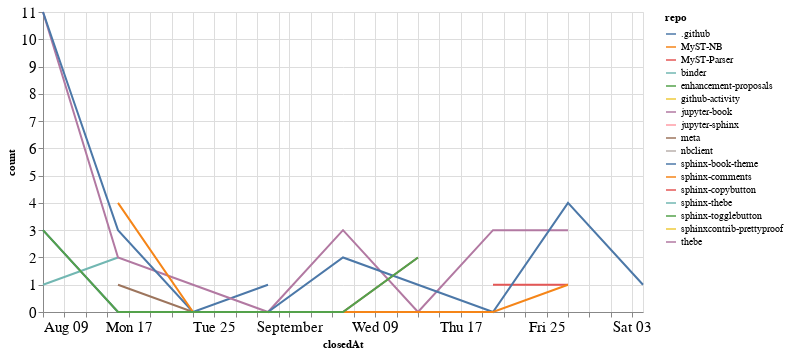

Notebook source saved alongside this figure:
### Code cell
closed_by_time = closed_by.groupby('repo').resample('W', on='closedAt').count()['author'].reset_index()
closed_by_time = closed_by_time.rename(columns={'author': 'count'})

alt.Chart(closed_by_time, width=600).mark_line().encode(
    x='closedAt',
    y='count',
    color='repo',
    tooltip="repo"
)

### Figure 1 — Vega-Lite specification as saved in the notebook (floating-point values rounded to 4 significant figures)
{"config": {"axisLeft": {"labelFontSize": 15}, "axisBottom": {"labelFontSize": 15}}, "data": {"name": "data-166b0deab4acdabd579252d3638d1576"}, "mark": "line", "encoding": {"color": {"type": "nominal", "field": "repo"}, "tooltip": {"type": "nominal", "field": "repo"}, "x": {"type": "temporal", "field": "closedAt"}, "y": {"type": "quantitative", "field": "count"}}, "width": 600, "$schema": "https://vega.github.io/schema/vega-lite/v4.8.1.json", "datasets": {"data-166b0deab4acdabd579252d3638d1576": [{"repo": ".github", "closedAt": "2020-08-09T00:00:00", "count": 3}, {"repo": ".github", "closedAt": "2020-08-16T00:00:00", "count": 0}, {"repo": ".github", "closedAt": "2020-08-23T00:00:00", "count": 0}, {"repo": ".github", "closedAt": "2020-08-30T00:00:00", "count": 1}, {"repo": "MyST-NB", "closedAt": "2020-09-06T00:00:00", "count": 1}, {"repo": "MyST-Parser", "closedAt": "2020-09-20T00:00:00", "count": 1}, {"repo": "MyST-Parser", "closedAt": "2020-09-27T00:00:00", "count": 1}, {"repo": "binder", "closedAt": "2020-08-09T00:00:00", "count": 1}, {"repo": "binder", "closedAt": "2020-08-16T00:00:00", "count": 2}, {"repo": "enhancement-proposals", "closedAt": "2020-08-30T00:00:00", "count": 1}, {"repo": "github-activity", "closedAt": "2020-08-09T00:00:00", "count": 2}, {"repo": "jupyter-book", "closedAt": "2020-08-09T00:00:00", "count": 11}, {"repo": "jupyter-book", "closedAt": "2020-08-16T00:00:00", "count": 2}, {"repo": "jupyter-book", "closedAt": "2020-08-23T00:00:00", "count": 1}, {"repo": "jupyter-book", "closedAt": "2020-08-30T00:00:00", "count": 0}, {"repo": "jupyter-book", "closedAt": "2020-09-06T00:00:00", "count": 3}, {"repo": "jupyter-book", "closedAt": "2020-09-13T00:00:00", "count": 0}, {"repo": "jupyter-book", "closedAt": "2020-09-20T00:00:00", "count": 3}, {"repo": "jupyter-book", "closedAt": "2020-09-27T00:00:00", "count": 3}, {"repo": "jupyter-sphinx", "closedAt": "2020-09-27T00:00:00", "count": 1}, {"repo": "meta", "closedAt": "2020-08-16T00:00:00", "count": 1}, {"repo": "meta", "closedAt": "2020-08-23T00:00:00", "count": 0}, {"repo": "meta", "closedAt": "2020-08-30T00:00:00", "count": 0}, {"repo": "meta", "closedAt": "2020-09-06T00:00:00", "count": 0}, {"repo": "meta", "closedAt": "2020-09-13T00:00:00", "count": 2}, {"repo": "nbclient", "closedAt": "2020-09-13T00:00:00", "count": 1}, {"repo": "sphinx-book-theme", "closedAt": "2020-08-09T00:00:00", "count": 11}, {"repo": "sphinx-book-theme", "closedAt": "2020-08-16T00:00:00", "count": 3}, {"repo": "sphinx-book-theme", "closedAt": "2020-08-23T00:00:00", "count": 0}, {"repo": "sphinx-book-theme", "closedAt": "2020-08-30T00:00:00", "count": 0}, {"repo": "sphinx-book-theme", "closedAt": "2020-09-06T00:00:00", "count": 2}, {"repo": "sphinx-book-theme", "closedAt": "2020-09-13T00:00:00", "count": 1}, {"repo": "sphinx-book-theme", "closedAt": "2020-09-20T00:00:00", "count": 0}, {"repo": "sphinx-book-theme", "closedAt": "2020-09-27T00:00:00", "count": 4}, {"repo": "sphinx-book-theme", "closedAt": "2020-10-04T00:00:00", "count": 1}, {"repo": "sphinx-comments", "closedAt": "2020-08-16T00:00:00", "count": 4}, {"repo": "sphinx-comments", "closedAt": "2020-08-23T00:00:00", "count": 0}, {"repo": "sphinx-comments", "closedAt": "2020-08-30T00:00:00", "count": 0}, {"repo": "sphinx-comments", "closedAt": "2020-09-06T00:00:00", "count": 0}, {"repo": "sphinx-comments", "closedAt": "2020-09-13T00:00:00", "count": 0}, {"repo": "sphinx-comments", "closedAt": "2020-09-20T00:00:00", "count": 0}, {"repo": "sphinx-comments", "closedAt": "2020-09-27T00:00:00", "count": 1}, {"repo": "sphinx-copybutton", "closedAt": "2020-09-27T00:00:00", "count": 1}, {"repo": "sphinx-thebe", "closedAt": "2020-08-16T00:00:00", "count": 1}, {"repo": "sphinx-togglebutton", "closedAt": "2020-08-09T00:00:00", "count": 3}, {"repo": "sphinx-togglebutton", "closedAt": "2020-08-16T00:00:00", "count": 0}, {"repo": "sphinx-togglebutton", "closedAt": "2020-08-23T00:00:00", "count": 0}, {"repo": "sphinx-togglebutton", "closedAt": "2020-08-30T00:00:00", "count": 0}, {"repo": "sphinx-togglebutton", "closedAt": "2020-09-06T00:00:00", "count": 0}, {"repo": "sphinx-togglebutton", "closedAt": "2020-09-13T00:00:00", "count": 2}, {"repo": "sphinxcontrib-prettyproof", "closedAt": "2020-09-27T00:00:00", "count": 1}, {"repo": "thebe", "closedAt": "2020-08-16T00:00:00", "count": 1}]}}
